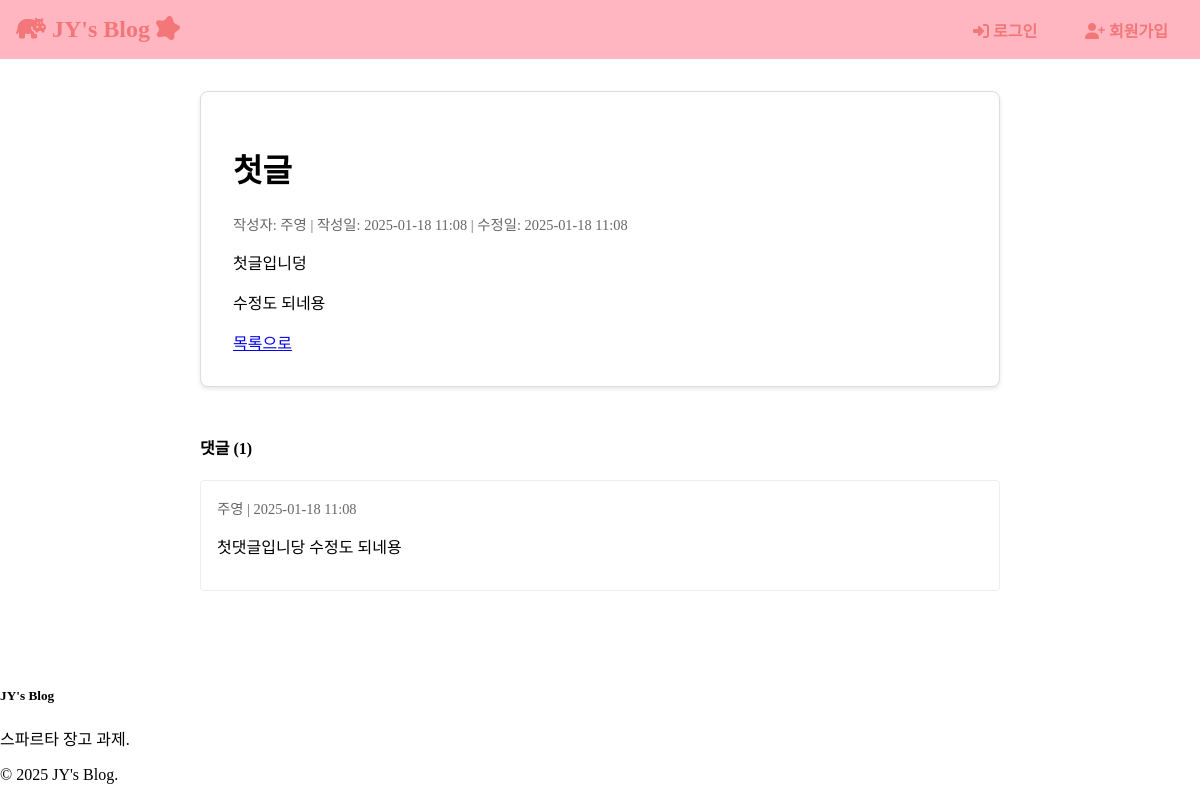
The app's page /post/1/ with its own data.
### post/models.py (models this page shows, shortened)
class Post(models.Model):
    title = models.CharField(max_length=200)
    content = models.TextField()
    author = models.ForeignKey(settings.AUTH_USER_MODEL, on_delete=models.CASCADE)
    created_at = models.DateTimeField(auto_now_add=True)
    updated_at = models.DateTimeField(auto_now=True)
    likes = models.ManyToManyField(settings.AUTH_USER_MODEL, related_name='liked_posts', blank=True)  # 추가

class Comment(models.Model):
    post = models.ForeignKey(Post, on_delete=models.CASCADE, related_name='comments')
    author = models.ForeignKey(settings.AUTH_USER_MODEL, on_delete=models.CASCADE)
    content = models.TextField()
    created_at = models.DateTimeField(auto_now_add=True)
    updated_at = models.DateTimeField(auto_now=True)
    class Meta:
        ordering = ['-created_at']

### accounts/models.py (models this page shows, shortened)
class CustomUser(AbstractUser):
    profile_image = models.ImageField(upload_to='profile_images/', null=True, blank=True)
    bio = models.TextField(max_length=500, blank=True)
    created_at = models.DateTimeField(auto_now_add=True)
    updated_at = models.DateTimeField(auto_now=True)

### post/views.py (the view, shortened to what this page needs)
# urls.py: path('post/<int:pk>/', views.post_detail, name='post_detail'),
def post_detail(request, pk):
    post = get_object_or_404(Post, pk=pk)
    comments = post.comments.all().order_by("-created_at")
    comment_form = CommentForm()
    return render(
        request,
        "post/post_detail.html",
        {"post": post, "comments": comments, "comment_form": comment_form},
    )

### templates/post/post_detail.html (shortened to what this page needs)
{% extends 'base.html' %}
{% block content %}
<div class="post-container">
    <div class="post-card">
        <h1>{{ post.title }}</h1>
        <div class="meta-info">
            작성자: {{ post.author.username }} |
            작성일: {{ post.created_at|date:"Y-m-d H:i" }}
            {% if post.updated_at != post.created_at %}
                | 수정일: {{ post.updated_at|date:"Y-m-d H:i" }}
            {% endif %}
        </div>
        <div class="content mt-4">
            {{ post.content|linebreaks }}
        </div>
        <div class="button-group">
            <a href="{% url 'post:post_list' %}" class="button button-grey">목록으로</a>
        </div>
    </div>
    <div class="comment-section">
        <h4>댓글 ({{ comments|length }})</h4>
        {% for comment in comments %}
            <div class="comment-card">
                <div class="d-flex justify-content-between">
                    <div class="meta-info">
                        {{ comment.author.username }} |
                        {{ comment.created_at|date:"Y-m-d H:i" }}
                    </div>
                </div>
                <p class="mt-2">{{ comment.content }}</p>
            </div>
        {% empty %}
            <p>아직 댓글이 없습니다.</p>
        {% endfor %}
    </div>
</div>
{% endblock %}

### static/css/style.css (style rules this page uses)
body { min-height: 100vh; display: flex; flex-direction: column; margin: 0; }
.post-card { background: white; border-radius: 10px; padding: 1.5rem; margin-bottom: 1.5rem; box-shadow: 0 2px 8px rgba(0,0,0,0.05); transition: all 0.3s ease; }

### templates/post/post_detail.html (style rules this page uses)
.post-container { max-width: 800px; margin: 2rem auto; padding: 0 1rem; }
.post-card { border: 1px solid #ddd; border-radius: 8px; padding: 2rem; background-color: white; box-shadow: 0 2px 4px rgba(0,0,0,0.1); }
.button-group { display: flex; gap: 10px; margin-top: 1rem; }
.meta-info { color: #666; font-size: 0.9rem; }
.comment-section { margin-top: 3rem; }
.comment-card { border: 1px solid #eee; border-radius: 4px; padding: 1rem; margin-bottom: 1rem; }

### records on screen
Post: title "첫글", author.username "주영", created_at "2025-01-18 11:08", updated_at "2025-01-18 11:08", content "첫글입니덩 수정도 되네용"
Comment: author.username "주영", created_at "2025-01-18 11:08", content "첫댓글입니당 수정도 되네용"

### other values on screen
{{ comments|length }} "1"
